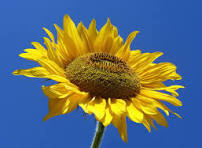
#> input picture conv.jpeg, 202 x 148 px
$ python convolution_correlation.py
#> lines starting #> are read from the running program, lines starting #| are printed output that depends on the picture
import numpy as np
from scipy import ndimage
import cv2
import matplotlib.pyplot as plt
import matplotlib.image as mpimg


fig = plt.figure()

img = mpimg.imread('./conv.jpeg')
#> img is the input picture: shape (148, 202, 3); mean R, G, B 95.8, 111.4, 116.5
img = cv2.cvtColor(img, cv2.COLOR_BGR2GRAY)
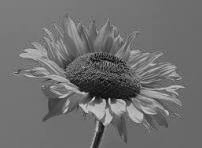
#> img: shape (148, 202); min 4, max 210, mean 111.2
plt.subplot(1,2,1)
plt.imshow(img)


# [6 lines of commented-out code are left out]
I = np.array(img)
# print(img)
# # print(I.shape)

kernel = np.array([[1,0,0], [0,0,0], [0,0,0]])

conv = ndimage.correlate(img, kernel, mode = 'constant', cval=0.0)
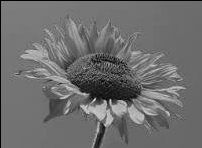
#> conv: shape (148, 202); min 0, max 210, mean 110
plt.subplot(1,2,2)
plt.imshow(conv)
# cv2.waitKey(0)
plt.show()
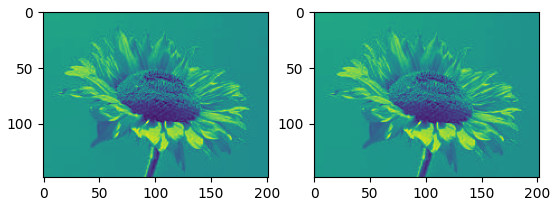
#> figure drawn by matplotlib, 2 panels


#> (the run stopped early here; a loop or call above may not have finished)
